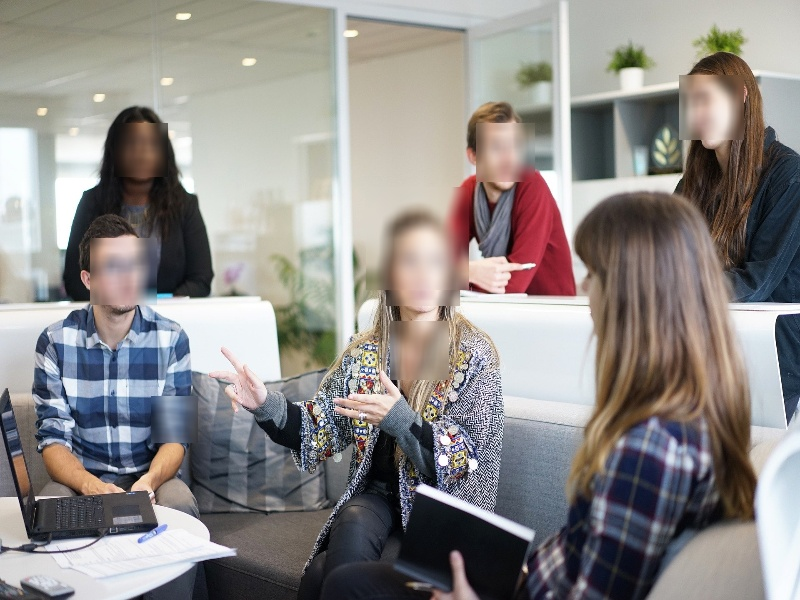
#> input picture people1_blurred.jpg, 800 x 600 px, given in place of people2.jpg, which was not available
$ python Face_detection_and_blurring.py
#> lines starting #> are read from the running program, lines starting #| are printed output that depends on the picture; after the words box and inside, x2 and y2 are one past the last pixel; in counts of white or black regions, pixels touching at a corner belong together; pictures that were not available may be replaced by others from this repository, and a replacement may not be noted
# -*- coding: utf-8 -*-
"""
Created on Thu Jul 20 20:29:39 2023

@author: nitu
"""

import cv2
import numpy as np
import matplotlib.pyplot as plt

if __name__ == '__main__':

    image= cv2.imread("D:\\Profile_building\\Face_detection and blurring\\people2.jpg")
#> image is the input picture: shape (600, 800, 3); mean B, G, R 136.8, 138.9, 142.7
    cv2.imshow('image', image)
    cv2.waitKey(0)
    cv2.destroyAllWindows()
    #image= cv2.resize(image,(800,600))
    print(image.shape)
#| (600, 800, 3)

    image_gray= cv2.cvtColor(image, cv2.COLOR_BGR2GRAY)
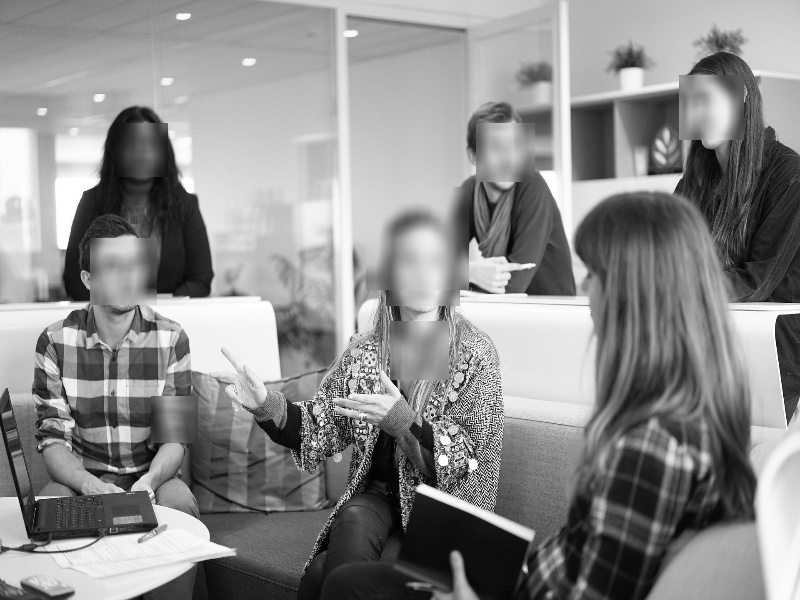
#> image_gray: shape (600, 800); min 0, max 255, mean 139.8
    face_detector= cv2.CascadeClassifier("D:\Profile_building\Face_detection and blurring\haarcascade_frontalface_default.xml")
    detections= face_detector.detectMultiScale(image_gray, scaleFactor= 1.02, minNeighbors=7)
#> detections = [[477, 125, 57, 57], [387, 234, 73, 73], [679, 76, 66, 66], [92, 241, 66, 66]]

    for (x,y,w,h) in detections:
        #cv2.rectangle(image, (x,y), (x+w, y+h), (0,255,0), 3)
        image_blur= cv2.blur(image[y:y+h, x:x+w], (15,15))
        image[y:y+h, x:x+w]= image_blur
#> this loop made 4 passes
#> pass 1, `image_blur= cv2.blur(image[y:y+h, x:x+w], (15,15))`:
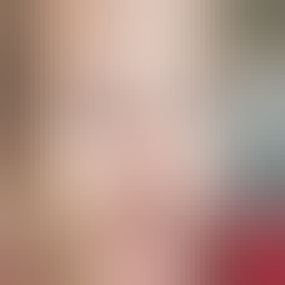
#> image_blur: shape (57, 57, 3) (shown 5 times larger); mean B, G, R 138.4, 150, 180.5
#> pass 2, `image_blur= cv2.blur(image[y:y+h, x:x+w], (15,15))`:
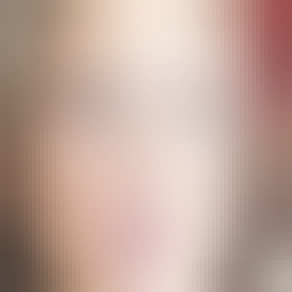
#> image_blur: shape (73, 73, 3) (shown 4 times larger); mean B, G, R 155, 166.5, 193.2
#> pass 3, `image_blur= cv2.blur(image[y:y+h, x:x+w], (15,15))`:
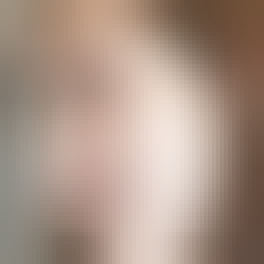
#> image_blur: shape (66, 66, 3) (shown 4 times larger); mean B, G, R 135, 148.3, 169.8
#> after the loop: image: shape (600, 800, 3); 3.59% of pixels changed, all inside (x1, y1, x2, y2) = (92, 76, 745, 307)
        # cv2.imshow('image', image)
        # cv2.waitKey(0)
        # cv2.destroyAllWindows()

    cv2.imshow('image', image)
    cv2.waitKey(0)
    cv2.destroyAllWindows()

    filename= 'people2_blurred.jpg'

    cv2.imwrite(filename, image)
